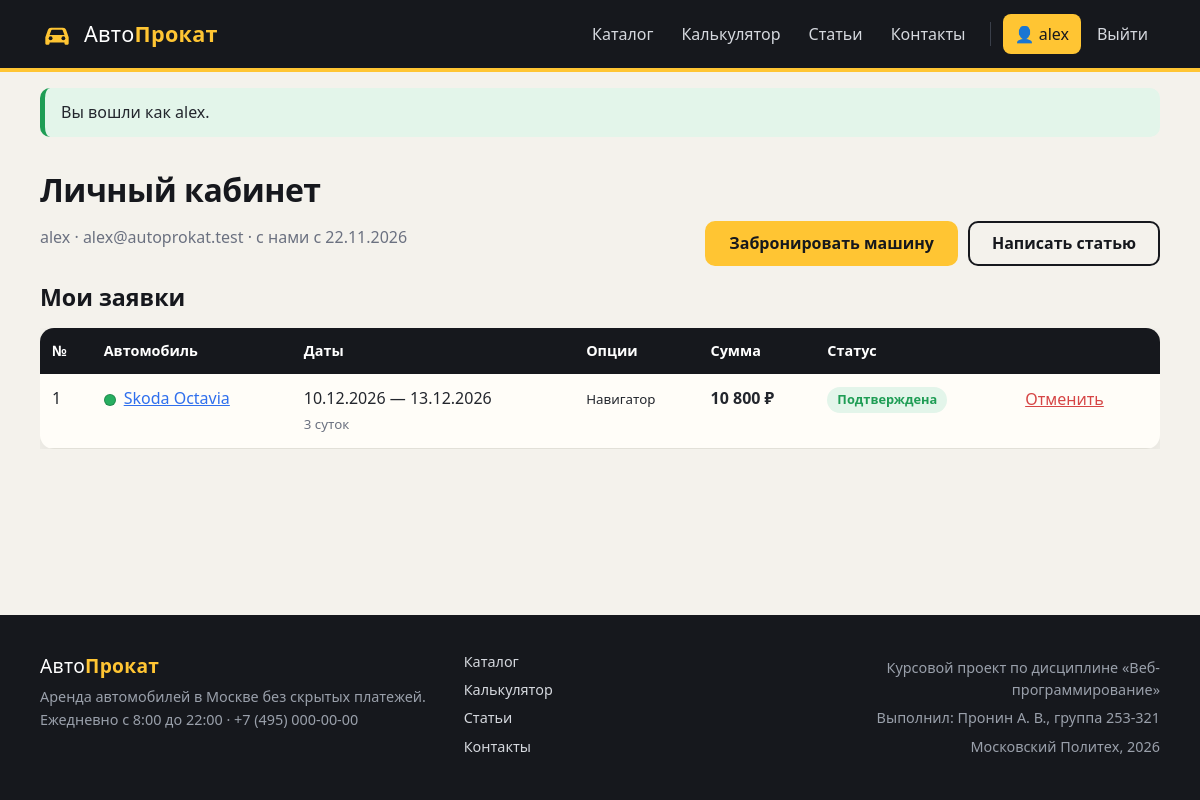
/account (signed in), run on the app's committed database.
### tables this page shows
CREATE TABLE `users` (
    `id`            INT UNSIGNED NOT NULL AUTO_INCREMENT,
    `nickname`      VARCHAR(40)  NOT NULL,
    `email`         VARCHAR(120) NOT NULL,
    `password_hash` VARCHAR(255) NOT NULL,
    `created_at`    DATETIME     NOT NULL DEFAULT CURRENT_TIMESTAMP,
    PRIMARY KEY (`id`),
    UNIQUE KEY `uq_users_nickname` (`nickname`),
    UNIQUE KEY `uq_users_email` (`email`)
);

CREATE TABLE `bookings` (
    `id`         INT UNSIGNED NOT NULL AUTO_INCREMENT,
    `user_id`    INT UNSIGNED NOT NULL,
    `car_id`     INT UNSIGNED NOT NULL,
    `date_from`  DATE         NOT NULL,
    `date_to`    DATE         NOT NULL,
    `days`       SMALLINT     NOT NULL,
    `options`    VARCHAR(255) NOT NULL DEFAULT '',   
    `driver_age` TINYINT      NOT NULL,
    `experience` TINYINT      NOT NULL,
    `total`      INT UNSIGNED NOT NULL,
    `status`     VARCHAR(20)  NOT NULL DEFAULT 'new',  
    `comment`    VARCHAR(500) NOT NULL DEFAULT '',
    `created_at` DATETIME     NOT NULL DEFAULT CURRENT_TIMESTAMP,
    PRIMARY KEY (`id`),
    KEY `ix_bookings_user` (`user_id`),
    CONSTRAINT `fk_bookings_user` FOREIGN KEY (`user_id`) REFERENCES `users` (`id`) ON DELETE CASCADE,
    CONSTRAINT `fk_bookings_car`  FOREIGN KEY (`car_id`)  REFERENCES `cars` (`id`)  ON DELETE CASCADE
);

CREATE TABLE `cars` (
    `id`            INT UNSIGNED NOT NULL AUTO_INCREMENT,
    `brand`         VARCHAR(50)  NOT NULL,
    `model`         VARCHAR(50)  NOT NULL,
    `class`         VARCHAR(20)  NOT NULL,           
    `year`          SMALLINT     NOT NULL,
    `transmission`  VARCHAR(10)  NOT NULL,           
    `fuel`          VARCHAR(20)  NOT NULL,
    `seats`         TINYINT      NOT NULL DEFAULT 5,
    `power_hp`      SMALLINT     NOT NULL,
    `price_per_day` INT UNSIGNED NOT NULL,
    `deposit`       INT UNSIGNED NOT NULL,
    `color`         CHAR(7)      NOT NULL DEFAULT '#888888',
    `description`   TEXT         NOT NULL,
    `is_available`  TINYINT(1)   NOT NULL DEFAULT 1,
    PRIMARY KEY (`id`)
);

### src/Core/Controller.php (called while the page is built, shortened)
<?php
abstract class Controller
{
    protected function render(string $template, array $vars = [], int $code = 200): void
    {
        View::render($template, $vars, $code);
    }
    protected function requireLogin(): void
    {
        if (!Auth::check()) {
            flash('info', 'Войдите, чтобы продолжить.');
            if (($_SERVER['REQUEST_METHOD'] ?? 'GET') === 'GET') {
                $_SESSION['after_login'] = (string) ($_GET['route'] ?? '');
            }
            $this->redirect('login');
        }
    }
}

### src/Controllers/AccountController.php (called while the page is built, shortened)
<?php
final class AccountController extends Controller
{
    public function index(): void
    {
        $this->requireLogin();
        $this->render('account', [
            'title'    => 'Личный кабинет',
            'user'     => Auth::user(),
            'bookings' => Booking::forUser(Auth::id()),
        ]);
    }
}

### index.php (called while the page is built, shortened)
<?php
spl_autoload_register(function (string $class): void {
    $prefix = 'App\\';
    if (str_starts_with($class, $prefix)) {
        $file = __DIR__ . '/src/' . str_replace('\\', '/', substr($class, strlen($prefix))) . '.php';
    }
});
require __DIR__ . '/src/helpers.php';
$route  = trim((string) ($_GET['route'] ?? ''), '/');
$method = $_SERVER['REQUEST_METHOD'] ?? 'GET';
$router = new App\Core\Router(require __DIR__ . '/src/routes.php');
$router->dispatch($method, $route);

### src/Core/Db.php (called while the page is built, shortened)
<?php
final class Db
{
    private static ?Db $instance = null;
    private PDO $pdo;
    private function __construct()
    {
        $dsn = getenv('APP_DB_DSN') ?: sprintf(
            'mysql:host=%s;dbname=%s;charset=utf8mb4',
            App::config('db.host'),
            App::config('db.name')
        );
        $this->pdo = new PDO($dsn, App::config('db.user'), App::config('db.password'), [
            PDO::ATTR_ERRMODE            => PDO::ERRMODE_EXCEPTION,
            PDO::ATTR_DEFAULT_FETCH_MODE => PDO::FETCH_ASSOC,
            PDO::ATTR_EMULATE_PREPARES   => false,
        ]);
    }
    public static function get(): self
    {
        return self::$instance ??= new self();
    }
    public function all(string $sql, array $params = []): array
    {
        $stmt = $this->pdo->prepare($sql);
        $stmt->execute($params);
        return $stmt->fetchAll();
    }
    public function one(string $sql, array $params = []): ?array
    {
        $stmt = $this->pdo->prepare($sql);
        $stmt->execute($params);
        $row = $stmt->fetch();
        return $row === false ? null : $row;
    }
}

### src/Core/App.php (called while the page is built, shortened)
<?php
final class App
{
    private static array $config = [];
    private static string $root = '';
    private static string $baseUrl = '';
    public static function init(array $config, string $root): void
    {
        self::$config = $config;
        self::$root   = $root;
        $dir = str_replace('\\', '/', dirname($_SERVER['SCRIPT_NAME'] ?? '/index.php'));
        self::$baseUrl = rtrim($dir, '/');
    }
    public static function config(string $key, mixed $default = null): mixed
    {
        $value = self::$config;
        foreach (explode('.', $key) as $part) {
            $value = $value[$part];
        }
        return $value;
    }
    public static function root(): string
    {
        return self::$root;
    }
    public static function baseUrl(): string
    {
        return self::$baseUrl;
    }
}

### src/Models/User.php (called while the page is built, shortened)
<?php
final class User
{
    public static function find(int $id): ?array
    {
        return Db::get()->one('SELECT id, nickname, email, created_at FROM users WHERE id = ?', [$id]);
    }
}

### src/Core/Auth.php (called while the page is built, shortened)
<?php
final class Auth
{
    private static ?array $user = null;
    private static bool $loaded = false;
    public static function user(): ?array
    {
        if (!self::$loaded) {
            self::$loaded = true;
            $id = $_SESSION['user_id'] ?? null;
            self::$user = $id ? User::find((int) $id) : null;
        }
        return self::$user;
    }
    public static function check(): bool
    {
        return self::user() !== null;
    }
}

### src/helpers.php (called while the page is built, shortened)
<?php
function e(mixed $value): string
{
    return htmlspecialchars((string) $value, ENT_QUOTES, 'UTF-8');
}
function url(string $path = '', array $query = []): string
{
    $link = App::baseUrl() . '/' . ltrim($path, '/');
    $query = array_filter($query, fn ($v) => $v !== '' && $v !== null);
    return $query ? $link . '?' . http_build_query($query) : $link;
}
function asset(string $path): string
{
    $file = App::root() . '/assets/' . $path;
    $v = is_file($file) ? filemtime($file) : 1;
    return App::baseUrl() . '/assets/' . $path . '?v=' . $v;
}
function money(int|float $value): string
{
    return number_format((float) $value, 0, ',', ' ') . ' ₽';
}
function date_ru(?string $date): string
{
    return $date ? date('d.m.Y', strtotime($date)) : '';
}
function plural(int $n, string $one, string $few, string $many): string
{
    $n10 = $n % 10;
    $n100 = $n % 100;
    if ($n10 >= 2 && $n10 <= 4 && ($n100 < 10 || $n100 >= 20)) {
        return $few;
    }
    return $many;
}
function take_flashes(): array
{
    $list = $_SESSION['_flash'] ?? [];
    return $list;
}

### src/Models/Booking.php (called while the page is built, shortened)
<?php
final class Booking
{
    public static function forUser(int $userId): array
    {
        return Db::get()->all(
            'SELECT b.*, c.brand, c.model, c.color
             FROM bookings b JOIN cars c ON c.id = b.car_id
             WHERE b.user_id = ?
             ORDER BY b.created_at DESC, b.id DESC',
            [$userId]
        );
    }
}

### templates/account.php (the view, shortened to what this page needs)
<section class="wrap section">
    <div class="section__head">
        <div>
            <h1>Личный кабинет</h1>
            <p class="muted"><?= e($user['nickname']) ?> · <?= e($user['email']) ?> · с нами с <?= date_ru($user['created_at']) ?></p>
        </div>
        <div class="row-gap">
            <a href="<?= url('cars') ?>" class="btn btn--accent">Забронировать машину</a>
            <a href="<?= url('articles/new') ?>" class="btn btn--ghost">Написать статью</a>
        </div>
    </div>
    <h2>Мои заявки</h2>
<?php if (!$bookings): ?>
    <div class="empty">Заявок пока нет. Выберите машину в <a href="<?= url('cars') ?>">каталоге</a>.</div>
<?php else: ?>
    <div class="table-scroll">
    <table class="table">
        <thead>
            <tr><th>№</th><th>Автомобиль</th><th>Даты</th><th>Опции</th><th>Сумма</th><th>Статус</th><th></th></tr>
        </thead>
        <tbody>
<?php foreach ($bookings as $b): ?>
            <tr>
                <td><?= (int) $b['id'] ?></td>
                <td><span class="dot" style="background: <?= e($b['color']) ?>"></span><a href="<?= url('cars/' . $b['car_id']) ?>"><?= e($b['brand'] . ' ' . $b['model']) ?></a></td>
                <td><?= date_ru($b['date_from']) ?> — <?= date_ru($b['date_to']) ?><br><small class="muted"><?= (int) $b['days'] ?> <?= plural((int) $b['days'], 'сутки', 'суток', 'суток') ?></small></td>
                <td><small><?php
                    $labels = [];
                    foreach (array_filter(explode(',', $b['options'])) as $code) {
                        $labels[] = PriceCalculator::OPTIONS[$code]['label'] ?? $code;
                    }
                    echo $labels ? e(implode(', ', $labels)) : '—';
                ?></small></td>
                <td><b><?= money($b['total']) ?></b></td>
                <td><span class="status status--<?= e($b['status']) ?>"><?= e(Booking::STATUSES[$b['status']] ?? $b['status']) ?></span></td>
                <td>
<?php if ($b['status'] !== 'cancelled'): ?>
                    <form method="post" action="<?= url('account/bookings/' . $b['id'] . '/cancel') ?>" data-confirm="Отменить заявку №<?= (int) $b['id'] ?>?">
                        <button class="link-danger" type="submit">Отменить</button>
                    </form>
<?php endif; ?>
                </td>
            </tr>
<?php endforeach; ?>
        </tbody>
    </table>
    </div>
<?php endif; ?>
</section>

### src/Core/Router.php (shortened to what this page needs)
<?php
final class Router
{
    public function dispatch(string $method, string $path): void
    {
        foreach ($this->routes as [$routeMethod, $pattern, $handler]) {
            if (!preg_match('~^' . $pattern . '$~u', $path, $matches)) {
                continue;
            }
            array_shift($matches);
            [$controllerClass, $action] = $handler;
            $params = array_map(fn ($v) => ctype_digit($v) ? (int) $v : $v, $matches);
            try {
                (new $controllerClass())->$action(...$params);
            } catch (\PDOException $e) {
                View::error(500, 'Ошибка базы данных', $e->getMessage());
            }
            return;
        }
    }
}

### templates/layout.php (shortened to what this page needs)
<?php
$current = (string) ($_GET['route'] ?? '');
$nav = [
    'cars'       => 'Каталог',
    'calculator' => 'Калькулятор',
    'articles'   => 'Статьи',
    'contacts'   => 'Контакты',
];
$user = Auth::user();
?>
<!DOCTYPE html>
<html lang="ru">
<head>
    <link rel="stylesheet" href="<?= asset('css/style.css') ?>">
</head>
<body>
<header class="header">
    <div class="wrap header__row">
        <a class="logo" href="<?= url() ?>">
            <span>Авто<b>Прокат</b></span>
        </a>
        <nav class="nav" data-nav>
<?php foreach ($nav as $path => $label): ?>
            <a href="<?= url($path) ?>" class="nav__link<?= str_starts_with($current, $path) ? ' is-active' : '' ?>"><?= $label ?></a>
<?php endforeach; ?>
<?php if ($user): ?>
            <a href="<?= url('account') ?>" class="nav__link nav__user<?= $current === 'account' ? ' is-active' : '' ?>">👤 <?= e($user['nickname']) ?></a>
            <form method="post" action="<?= url('logout') ?>" class="nav__logout">
                <button type="submit" class="nav__link">Выйти</button>
            </form>
<?php else: ?>
            <a href="<?= url('login') ?>" class="nav__link<?= $current === 'login' ? ' is-active' : '' ?>">Вход</a>
            <a href="<?= url('register') ?>" class="btn btn--accent btn--sm">Регистрация</a>
<?php endif; ?>
        </nav>
    </div>
</header>
<main class="main">
    <div class="wrap">
<?php foreach (take_flashes() as $f): ?>
        <div class="flash flash--<?= e($f['type']) ?>"><?= e($f['text']) ?></div>
<?php endforeach; ?>
    </div>
<?= $content ?>
</main>
<footer class="footer">
    <div class="wrap footer__row">
        <div>
            <div class="logo logo--footer"><span>Авто<b>Прокат</b></span></div>
            <p>Аренда автомобилей в Москве без скрытых платежей.<br>Ежедневно с 8:00 до 22:00 · +7 (495) 000-00-00</p>
        </div>
        <div class="footer__links">
<?php foreach ($nav as $path => $label): ?>
            <a href="<?= url($path) ?>"><?= $label ?></a>
<?php endforeach; ?>
        </div>
        <div class="footer__meta">
            <p>Курсовой проект по дисциплине «Веб-программирование»</p>
            <p>Выполнил: <?= e(App::config('author')) ?></p>
            <p>Московский Политех, <?= date('Y') ?></p>
        </div>
    </div>
</footer>
</body>
</html>

### data on the page
users: nickname "alex", email "alex@autoprokat.test", created_at "22.11.2026"
bookings: id "1", car.model "Skoda Octavia", date_from "10.12.2026", date_to "13.12.2026", days "3", days "суток", labels "Навигатор", total "10 800 ₽", status "Подтверждена"

### other printed values
$label "Каталог"
$label "Калькулятор"
$label "Статьи"
$label "Контакты"
$f['text'] "Вы вошли как alex."
